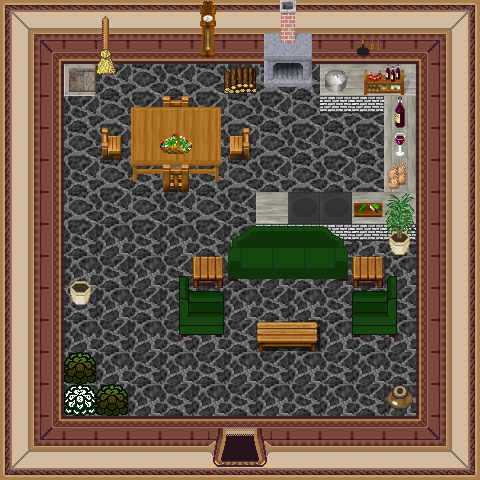

This game map was drawn from its Tiled (.tmx) file and the tilesets committed beside it. A one-line description and the trimmed map source follow:
An orthogonal 15x15 tile map with 32x32 px tiles, 4 tile layers (0_floor, 1_terrain, 2_object, 3_roof), 3 hidden layers not drawn, 29 tilesets.

<map version="1.0" tiledversion="1.1.3" orientation="orthogonal" renderorder="right-down" width="15" height="15" tilewidth="32" tileheight="32" infinite="0" nextobjectid="1">
 <tileset firstgid="1" name="building/wall/int_wall_dark_red" tilewidth="32" tileheight="32" tilecount="16" columns="4">
  <image source="../../tileset/building/wall/int_wall_dark_red.png" width="128" height="128" />
 </tileset>
 <tileset firstgid="17" name="building/wall/int_wall_dark_red_corners" tilewidth="32" tileheight="32" tilecount="16" columns="4">
  <image source="../../tileset/building/wall/int_wall_dark_red_corners.png" width="128" height="128" />
 </tileset>
 <tileset firstgid="33" name="building/entrance/dark_red_ns" tilewidth="32" tileheight="32" tilecount="12" columns="3">
  <image source="../../tileset/building/entrance/dark_red_ns.png" width="96" height="128" />
 </tileset>
 <tileset firstgid="45" name="item/brush" tilewidth="32" tileheight="32" tilecount="3" columns="1">
  <image source="../../tileset/item/brush.png" width="32" height="96" />
 </tileset>
 <tileset firstgid="48" name="item/drink/red_wine" tilewidth="32" tileheight="32" tilecount="4" columns="2">
  <image source="../../tileset/item/drink/red_wine.png" width="64" height="64" />
 </tileset>
 <tileset firstgid="52" name="item/pot/pot_on_stone" tilewidth="32" tileheight="32" tilecount="1" columns="1">
  <image source="../../tileset/item/pot/pot_on_stone.png" width="32" height="32" />
 </tileset>
 <tileset firstgid="53" name="furniture/chair/sofa" tilewidth="32" tileheight="32" tilecount="6" columns="3">
  <image source="../../tileset/furniture/chair/sofa.png" width="96" height="64" />
 </tileset>
 <tileset firstgid="59" name="building/wall/stone_grey" tilewidth="32" tileheight="32" tilecount="12" columns="3">
  <image source="../../tileset/building/wall/stone_grey.png" width="96" height="128" />
 </tileset>
 <tileset firstgid="71" name="furniture/table/table_with_hob_pale" tilewidth="32" tileheight="32" tilecount="3" columns="3">
  <image source="../../tileset/furniture/table/table_with_hob_pale.png" width="96" height="32" />
 </tileset>
 <tileset firstgid="74" name="plant/indoor/flower_baskets" tilewidth="32" tileheight="32" tilecount="3" columns="1">
  <image source="../../tileset/plant/indoor/flower_baskets.png" width="32" height="96" />
 </tileset>
 <tileset firstgid="77" name="plant/indoor/oriental_plant" tilewidth="32" tileheight="32" tilecount="2" columns="1">
  <image source="../../tileset/plant/indoor/oriental_plant.png" width="32" height="64" />
 </tileset>
 <tileset firstgid="79" name="furniture/table/bench" tilewidth="32" tileheight="32" tilecount="3" columns="3">
  <image source="../../tileset/furniture/table/bench.png" width="96" height="32" />
 </tileset>
 <tileset firstgid="82" name="logic/collision" tilewidth="32" tileheight="32" tilecount="1" columns="1">
  <image source="../../tileset/logic/collision.png" width="32" height="32" />
 </tileset>
 <tileset firstgid="83" name="plant/bush/hosta" tilewidth="32" tileheight="32" tilecount="9" columns="3">
  <image source="../../tileset/plant/bush/hosta.png" width="96" height="96" />
 </tileset>
 <tileset firstgid="92" name="furniture/chair/wooden" tilewidth="32" tileheight="32" tilecount="5" columns="5">
  <image source="../../tileset/furniture/chair/wooden.png" width="160" height="32" />
 </tileset>
 <tileset firstgid="97" name="furniture/chair/armchair" tilewidth="32" tileheight="32" tilecount="12" columns="4">
  <image source="../../tileset/furniture/chair/armchair.png" width="128" height="96" />
 </tileset>
 <tileset firstgid="109" name="item/household/food_preparation" tilewidth="32" tileheight="32" tilecount="16" columns="4">
  <image source="../../tileset/item/household/food_preparation.png" width="128" height="128" />
 </tileset>
 <tileset firstgid="125" name="furniture/table/square" tilewidth="32" tileheight="32" tilecount="1" columns="1">
  <image source="../../tileset/furniture/table/square.png" width="32" height="32" />
 </tileset>
 <tileset firstgid="126" name="building/entrance/dark_red_ns_detail" tilewidth="32" tileheight="32" tilecount="12" columns="3">
  <image source="../../tileset/building/entrance/dark_red_ns_detail.png" width="96" height="128" />
 </tileset>
 <tileset firstgid="138" name="furniture/table/grey_pale" tilewidth="32" tileheight="32" tilecount="8" columns="2">
  <image source="../../tileset/furniture/table/grey_pale.png" width="64" height="128" />
 </tileset>
 <tileset firstgid="146" name="item/household/food_preparation_2" tilewidth="32" tileheight="32" tilecount="4" columns="2">
  <image source="../../tileset/item/household/food_preparation_2.png" width="64" height="64" />
 </tileset>
 <tileset firstgid="150" name="furniture/clock/wooden_clock" tilewidth="32" tileheight="32" tilecount="6" columns="1">
  <image source="../../tileset/furniture/clock/wooden_clock.png" width="32" height="192" />
 </tileset>
 <tileset firstgid="156" name="furniture/table/brick_base" tilewidth="32" tileheight="32" tilecount="3" columns="3">
  <image source="../../tileset/furniture/table/brick_base.png" width="96" height="32" />
 </tileset>
 <tileset firstgid="159" name="logic/item/sheepfood" tilewidth="32" tileheight="32" tilecount="1" columns="1">
  <image source="../../tileset/logic/item/sheepfood.png" width="32" height="32" />
 </tileset>
 <tileset firstgid="160" name="building/stairs/stairs" tilewidth="32" tileheight="32" tilecount="12" columns="2">
  <image source="../../tileset/building/stairs/stairs.png" width="64" height="192" />
 </tileset>
 <tileset firstgid="172" name="furniture/kitchen/warmer_2" tilewidth="32" tileheight="32" tilecount="6" columns="2">
  <image source="../../tileset/furniture/kitchen/warmer_2.png" width="64" height="96" />
 </tileset>
 <tileset firstgid="178" name="furniture/table/table_wooden_brown" tilewidth="32" tileheight="32" tilecount="9" columns="3">
  <image source="../../tileset/furniture/table/table_wooden_brown.png" width="96" height="96" />
 </tileset>
 <tileset firstgid="187" name="item/pot/empty_pot" tilewidth="32" tileheight="32" tilecount="3" columns="1">
  <image source="../../tileset/item/pot/empty_pot.png" width="32" height="96" />
 </tileset>
 <tileset firstgid="190" name="item/firewood" tilewidth="32" tileheight="32" tilecount="12" columns="3">
  <image source="../../tileset/item/firewood.png" width="96" height="128" />
 </tileset>
 <layer name="0_floor" width="15" height="15">
  <data>[225 cells, 213 non-empty, 20 distinct tile ids]</data>
 </layer>
 <layer name="1_terrain" width="15" height="15">
  <data>[225 cells, 59 non-empty, 45 distinct tile ids]</data>
 </layer>
 <layer name="2_object" width="15" height="15">
  <data>[225 cells, 25 non-empty, 24 distinct tile ids]</data>
 </layer>
 <layer name="3_roof" width="15" height="15">
  <data>[225 cells, 8 non-empty, 8 distinct tile ids]</data>
 </layer>
 <layer name="objects" width="15" height="15" visible="0">
  <data>[225 cells, 2 non-empty, 1 distinct tile ids]</data>
 </layer>
 <layer name="collision" width="15" height="15" visible="0" opacity="0.35">
  <data>[225 cells, 145 non-empty, 1 distinct tile ids]</data>
 </layer>
 <layer name="protection" width="15" height="15" visible="0">
  <data>[225 cells, 0 non-empty, 0 distinct tile ids]</data>
 </layer>
</map>
